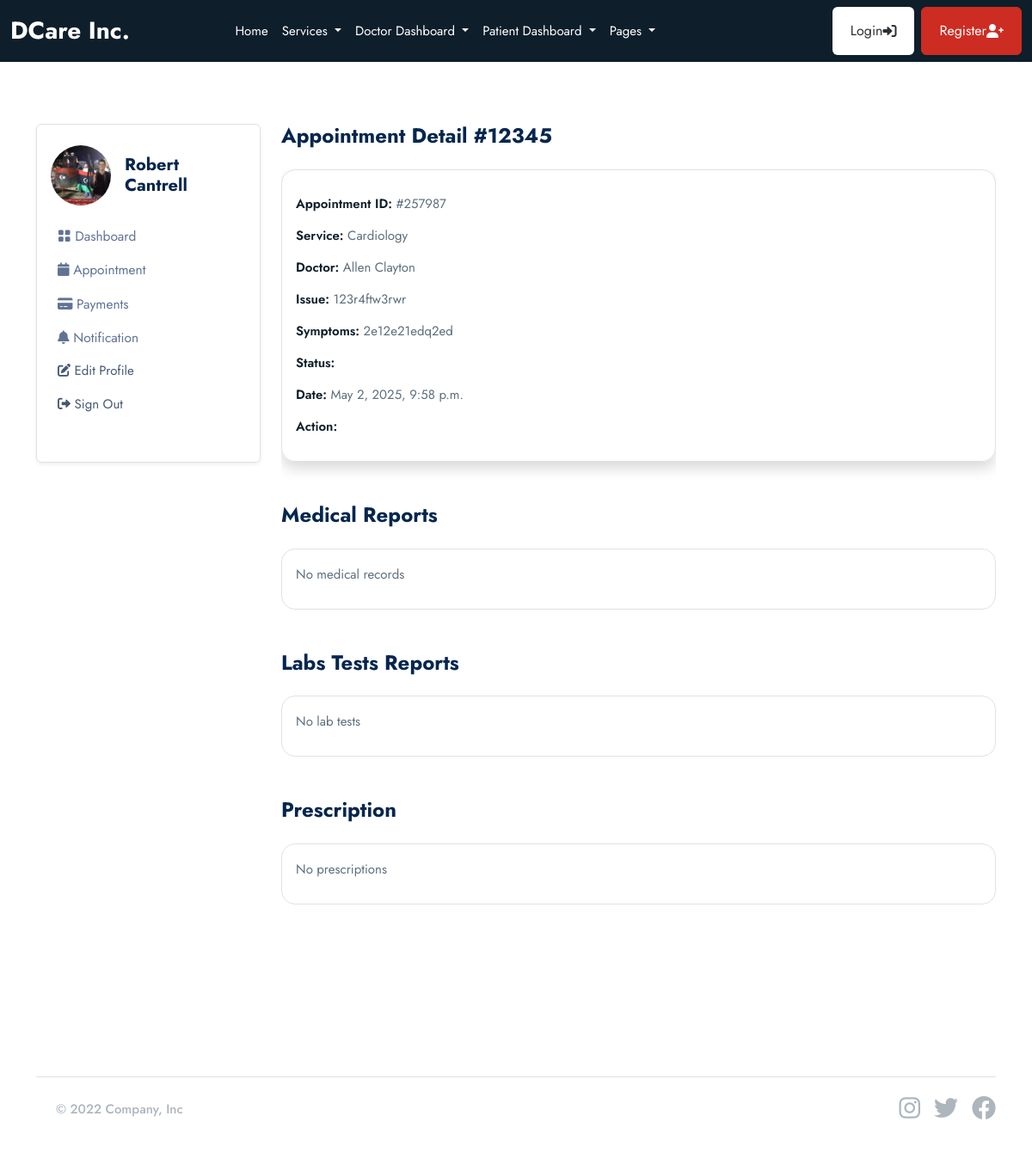
/patient/appointments/257987/ (signed in), run on an earlier commit of the app's database.
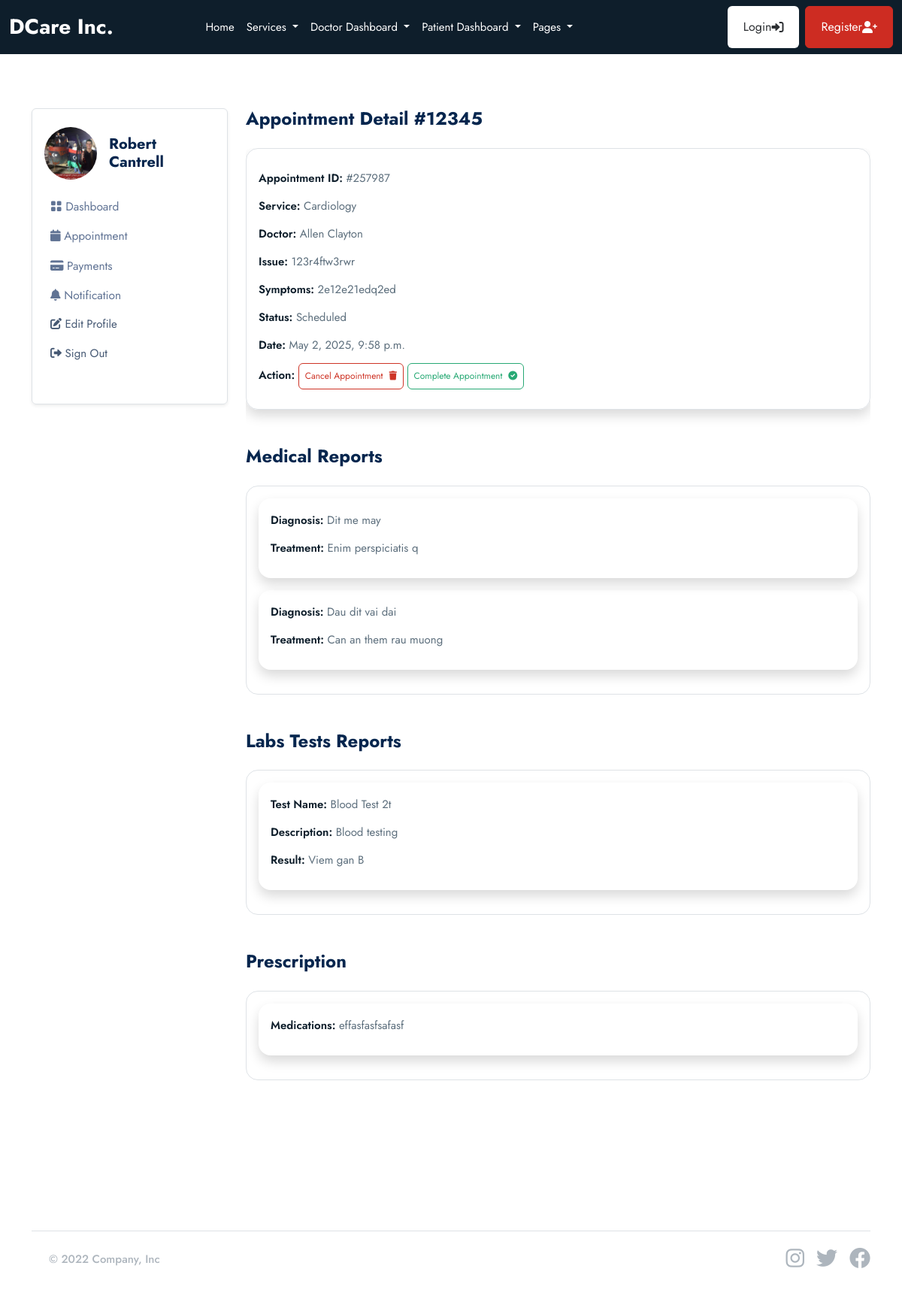
And on a later commit of the database.
### base/models.py (models this page shows, shortened)
class Appointment(models.Model):
    STATUS = [
        ('Scheduled', 'Scheduled'),
        ('Completed', 'Completed'),
        ('Pending', 'Pending'),
        ('Cancelled', 'Cancelled')
    ]
    service = models.ForeignKey(Service, on_delete=models.SET_NULL, null=True, blank=True, related_name='service_appointments')
    doctor = models.ForeignKey(doctor_models.Doctor, on_delete=models.SET_NULL, null=True, blank=True, related_name='doctor_appointments')
    patient = models.ForeignKey(patient_models.Patient, on_delete=models.SET_NULL, null=True, blank=True, related_name='appointments_patient')
    appointment_date = models.DateTimeField(null=True, blank=True)
    issues = models.TextField(blank=True, null=True)
    symptoms = models.TextField(blank=True, null=True)
    appointment_id = ShortUUIDField(length=6, max_length=10, alphabet="1234567890")
    status = models.CharField(max_length=120, choices=STATUS)

class Service(models.Model):
    image = models.FileField(upload_to="images", null=True, blank=True)
    name = models.CharField(max_length=255)
    description = models.TextField(blank=True, null=True)
    cost = models.DecimalField(max_digits=10, decimal_places=2)
    available_doctors = models.ManyToManyField(doctor_models.Doctor, blank=True)

class MedicalRecord(models.Model):
    appointment = models.ForeignKey(Appointment, on_delete=models.CASCADE)
    diagnosis = models.TextField()
    treatment = models.TextField()

class LabTest(models.Model):
    appointment = models.ForeignKey(Appointment, on_delete=models.CASCADE)
    test_name = models.CharField(max_length=255)
    description = models.TextField(blank=True, null=True)
    result = models.TextField(blank=True, null=True)

class Prescription(models.Model):
    appointment = models.ForeignKey(Appointment, on_delete=models.CASCADE)
    medications = models.TextField(blank=True, null=True)

### doctor/models.py (models this page shows, shortened)
class Doctor(models.Model):
    user = models.OneToOneField(userauths_models.User, on_delete=models.CASCADE)
    full_name = models.CharField(max_length=100, null=True, blank=True)
    image = models.FileField(upload_to="images", null=True, blank=True)
    mobile = models.CharField(max_length=100, null=True, blank=True)
    country = models.CharField(max_length=100, null=True, blank=True)
    bio = models.CharField(max_length=100, null=True, blank=True)
    specialization = models.CharField(max_length=100, null=True, blank=True)
    qualifications = models.CharField(max_length=100, null=True, blank=True)
    years_of_experience = models.CharField(max_length=100, null=True, blank=True)
    next_available_appointment_date = models.DateTimeField(default=timezone.now, null=True, blank=True)

### patient/views.py (the view)
# urls.py: path("appointments/<appointment_id>/", views.appointment_detail, name="appointment_detail"),
@login_required
def appointment_detail(request, appointment_id):
    patient = patient_models.Patient.objects.get(user=request.user)
    appointment = base_models.Appointment.objects.get(appointment_id=appointment_id, patient=patient)
    medical_records = base_models.MedicalRecord.objects.filter(appointment=appointment)
    lab_tests = base_models.LabTest.objects.filter(appointment=appointment)
    prescriptions = base_models.Prescription.objects.filter(appointment=appointment)
    context = {
        "appointment": appointment,
        "medical_records": medical_records,
        "lab_tests": lab_tests,
        "prescriptions": prescriptions,
    }
    return render(request, "patient/appointment_detail.html", context)

### templates/patient/appointment_detail.html (shortened to what the changed rows need)
{% extends 'partials/base.html' %} {% block content %}
<section class="pt-5 pb-5">
  <div class="container">
    <div class="row mt-0 mt-md-4">
      <div class="col-lg-9 col-md-8 col-12">
        <div class="card mb-4">
          <div class="shadow border p-3 mb-4 rounded-4">
            <p>
              <a>
                <p>
                  <span class="fw-semibold text-dark">Appointment ID:</span>
                  #{{appointment.appointment_id}}
                </p>
                <p>
                  <span class="fw-semibold text-dark">Service:</span>
                  {{appointment.service.name}}
                </p>
                <p>
                  <span class="fw-semibold text-dark">Doctor:</span>
                  {{appointment.doctor.full_name}}
                </p>
                <p>
                  <span class="fw-semibold text-dark">Issue:</span>
                  {{appointment.issues}}
                </p>
                <p>
                  <span class="fw-semibold text-dark">Symptoms:</span>
                  {{appointment.symptoms}}
                </p>
                <p>
                  <span class="fw-semibold text-dark">Status:</span>
                  {{appointment.status}}
                </p>
                <p>
                  <span class="fw-semibold text-dark">Date:</span>
                  {{appointment.appointment_date}}
                </p>
                <p>
                  <span class="fw-semibold text-dark">Action:</span>
                  {% if appointment.status == "Scheduled" %}
                  <a
                    href="{% url 'patient:cancel_appointment' appointment.appointment_id %}"
                    class="btn btn-outline-danger btn-sm"
                    >Cancel Appointment <i class="fas fa-trash ms-2"></i
                  ></a>
                  <a
                    href="{% url 'patient:complete_appointment' appointment.appointment_id %}"
                    class="btn btn-outline-success btn-sm"
                    >Complete Appointment
                    <i class="fas fa-check-circle ms-2"></i
                  ></a>
                  {% endif %}
                </p>
              </a>
            </p>
          </div>
        </div>
        <div id="medical-report">
          <div class="card mb-4">
            <div class="border p-3 mb-4 rounded-4">
              {% for m in medical_records %}
              <div class="shadow p-3 rounded-4 mb-3">
                <p>
                  <span class="fw-semibold text-dark">Diagnosis:</span>
                  {{m.diagnosis}}
                </p>
                <p>
                  <span class="fw-semibold text-dark">Treatment:</span>
                  {{m.treatment}}
                </p>
              </div>
              {% empty %}
              <p>No medical records</p>
              {% endfor %}
            </div>
          </div>
        </div>
        <div id="lab-test">
          <div class="card mb-4">
            <div class="border p-3 mb-4 rounded-4">
              {% for l in lab_tests %}
              <div class="shadow p-3 rounded-4 mb-3">
                <p>
                  <span class="fw-semibold text-dark">Test Name:</span>
                  {{l.test_name}}t
                </p>
                <p>
                  <span class="fw-semibold text-dark">Description:</span>
                  {{l.description}}
                </p>
                <p>
                  <span class="fw-semibold text-dark">Result:</span>
                  {{l.result|default:"Not added yet"}}
                </p>
              </div>
              {% empty %}
              <p>No lab tests</p>
              {% endfor %}
            </div>
          </div>
        </div>
        <div class="card mb-4">
          <div class="border p-3 mb-4 rounded-4">
            {% for p in prescriptions %}
            <div class="shadow p-3 rounded-4 mb-3">
              <p>
                <span class="fw-semibold text-dark">Medications:</span>
                {{p.medications}}
              </p>
            </div>
            {% empty %}
            <p>No prescriptions</p>
            {% endfor %}
          </div>
        </div>
      </div>
    </div>
  </div>
</section>
{% endblock content %}

What changed in the data, as far as the page shows it:
changed Appointment "123r4ftw3rwr": status (not shown) → "Scheduled"
added MedicalRecord: diagnosis "Dit me may", treatment "Enim perspiciatis q"
added MedicalRecord: diagnosis "Dau dit vai dai", treatment "Can an them rau muong"
added LabTest: test_name "Blood Test 2", description "Blood testing", result "Viem gan B"
added Prescription: medications "effasfasfsafasf"
Also different on the page:
text no longer shown: "No medical records No lab tests No prescriptions"
text now shown: "Cancel Appointment Complete Appointment"
